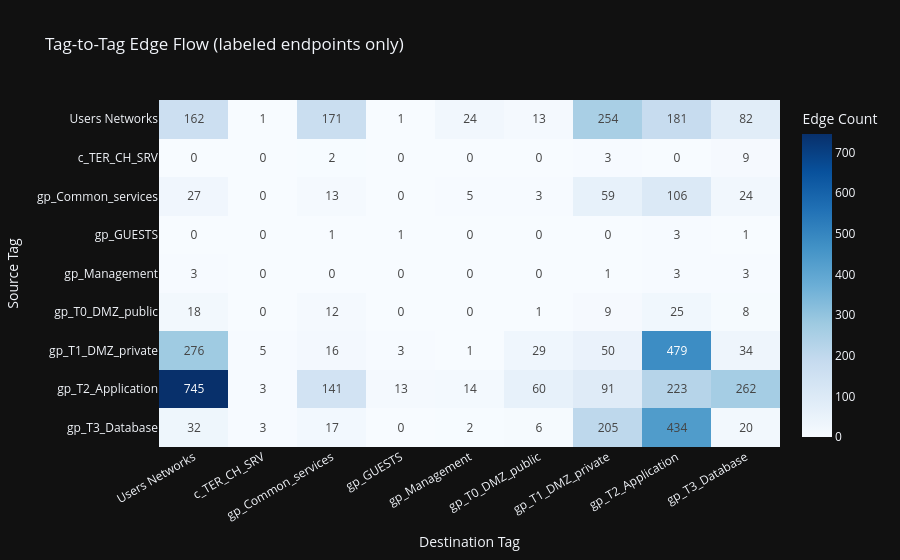

Notebook code for this chart:
### Markdown cell above
### 1.5 Tag Homophily — Do Connected Objects Share Tags?

### Code cell
tag_map = tags.set_index('obj_id')['tag']

# Keep only edges where both endpoints are labeled
labeled_edges = rules.copy()
labeled_edges['src_tag'] = labeled_edges['src_obj_id'].map(tag_map)
labeled_edges['dst_tag'] = labeled_edges['dst_obj_id'].map(tag_map)
both_labeled  = labeled_edges.dropna(subset=['src_tag', 'dst_tag'])

same_tag_rate = (both_labeled['src_tag'] == both_labeled['dst_tag']).mean()
print(f"Edges where both endpoints are labeled : {len(both_labeled)}")
print(f"Of those, same-tag rate                : {same_tag_rate:.1%}")

# Tag-to-tag flow heatmap
flow = both_labeled.groupby(['src_tag', 'dst_tag']).size().unstack(fill_value=0)
fig = px.imshow(
    flow,
    text_auto=True,
    color_continuous_scale='Blues',
    title='Tag-to-Tag Edge Flow (labeled endpoints only)',
    labels=dict(x='Destination Tag', y='Source Tag', color='Edge Count'),
    aspect='auto',
)
fig.update_layout(xaxis_tickangle=-30)
fig.show()

### Figure 1 — Plotly figure (JSON) as saved in the notebook; plotly's stock layout.template omitted (floating-point values rounded to 4 significant figures)
{"data": [{"coloraxis": "coloraxis", "name": "0", "texttemplate": "%{z}", "x": ["Users Networks", "c_TER_CH_SRV", "gp_Common_services", "gp_GUESTS", "gp_Management", "gp_T0_DMZ_public", "gp_T1_DMZ_private", "gp_T2_Application", "gp_T3_Database"], "y": ["Users Networks", "c_TER_CH_SRV", "gp_Common_services", "gp_GUESTS", "gp_Management", "gp_T0_DMZ_public", "gp_T1_DMZ_private", "gp_T2_Application", "gp_T3_Database"], "z": [[162, 1, 171, 1, 24, 13, 254, 181, 82], [0, 0, 2, 0, 0, 0, 3, 0, 9], [27, 0, 13, 0, 5, 3, 59, 106, 24], [0, 0, 1, 1, 0, 0, 0, 3, 1], [3, 0, 0, 0, 0, 0, 1, 3, 3], [18, 0, 12, 0, 0, 1, 9, 25, 8], [276, 5, 16, 3, 1, 29, 50, 479, 34], [745, 3, 141, 13, 14, 60, 91, 223, 262], [32, 3, 17, 0, 2, 6, 205, 434, 20]], "type": "heatmap", "xaxis": "x", "yaxis": "y", "hovertemplate": "Destination Tag: %{x}<br>Source Tag: %{y}<br>Edge Count: %{z}<extra></extra>"}], "layout": {"xaxis": {"anchor": "y", "domain": [0, 1], "title": {"text": "Destination Tag"}, "tickangle": -30}, "yaxis": {"anchor": "x", "domain": [0, 1], "autorange": "reversed", "title": {"text": "Source Tag"}}, "coloraxis": {"colorbar": {"title": {"text": "Edge Count"}}, "colorscale": [[0, "rgb(247,251,255)"], [0.125, "rgb(222,235,247)"], [0.25, "rgb(198,219,239)"], [0.375, "rgb(158,202,225)"], [0.5, "rgb(107,174,214)"], [0.625, "rgb(66,146,198)"], [0.75, "rgb(33,113,181)"], [0.875, "rgb(8,81,156)"], [1, "rgb(8,48,107)"]]}, "title": {"text": "Tag-to-Tag Edge Flow (labeled endpoints only)"}}}
